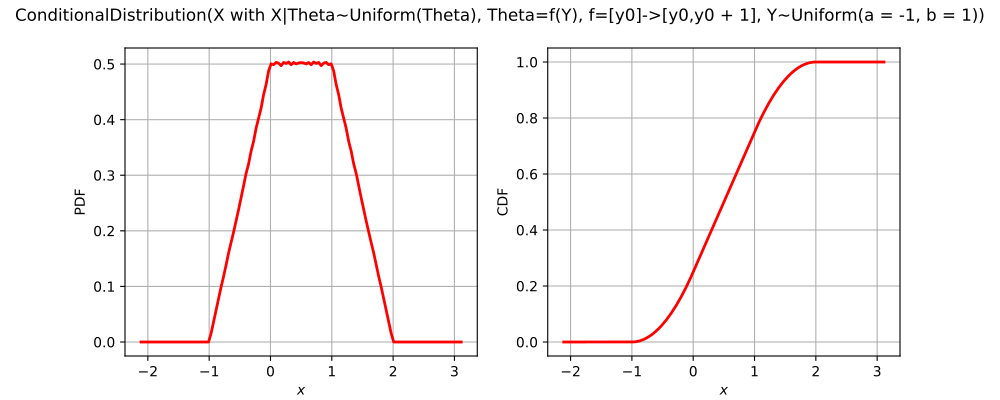

Here is the Python script that generated this plot:
import openturns as ot
from matplotlib import pyplot as plt
from openturns.viewer import View
if (ot.ConditionalDistribution().__class__.__name__=='ComposedDistribution'):
    correlation = ot.CorrelationMatrix(2)
    correlation[1, 0] = 0.25
    aCopula = ot.NormalCopula(correlation)
    marginals = [ot.Normal(1.0, 2.0), ot.Normal(2.0, 3.0)]
    distribution = ot.ComposedDistribution(marginals, aCopula)
elif (ot.ConditionalDistribution().__class__.__name__=='CumulativeDistributionNetwork'):
    distribution = ot.CumulativeDistributionNetwork([ot.Normal(2),ot.Dirichlet([0.5, 1.0, 1.5])], ot.BipartiteGraph([[0,1], [0,1]]))
elif (ot.ConditionalDistribution().__class__.__name__=='Histogram'):
    distribution = ot.Histogram([-1.0, 0.5, 1.0, 2.0], [0.45, 0.4, 0.15])
else:
    distribution = ot.ConditionalDistribution()
dimension = distribution.getDimension()
if dimension <= 2:
    if distribution.getDimension() == 1:
        distribution.setDescription(['$x$'])
        pdf_graph = distribution.drawPDF()
        cdf_graph = distribution.drawCDF()
        fig = plt.figure(figsize=(10, 4))
        plt.suptitle(str(distribution))
        pdf_axis = fig.add_subplot(121)
        cdf_axis = fig.add_subplot(122)
        View(pdf_graph, figure=fig, axes=[pdf_axis], add_legend=False)
        View(cdf_graph, figure=fig, axes=[cdf_axis], add_legend=False)
    else:
        distribution.setDescription(['$x_1$', '$x_2$'])
        pdf_graph = distribution.drawPDF()
        fig = plt.figure(figsize=(10, 5))
        plt.suptitle(str(distribution))
        pdf_axis = fig.add_subplot(111)
        View(pdf_graph, figure=fig, axes=[pdf_axis], add_legend=False)
